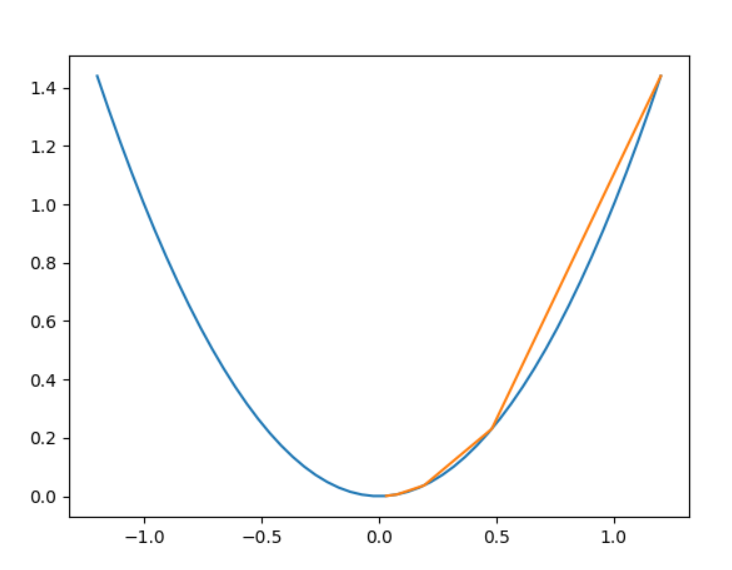

Generate this figure with Python:
import numpy as np
import matplotlib.pyplot as plt

def target_function(x):
    y = x*x
    return y

def derivative_function(x):
    return 2*x

def draw_function():
    x = np.linspace(-1.2,1.2)
    y = target_function(x)
    plt.plot(x,y)

def draw_gd(X):
    Y = []
    for i in range(len(X)):
        Y.append(target_function(X[i]))
    
    plt.plot(X,Y)

if __name__ == '__main__':
    x = 1.2
    eta = 0.3
    error = 1e-3
    X = []
    X.append(x)
    y = target_function(x)
    while y > error:
        x = x - eta * derivative_function(x)
        X.append(x)
        y = target_function(x)
        print("x=%f, y=%f" %(x,y))


    draw_function()
    draw_gd(X)
    plt.show()
